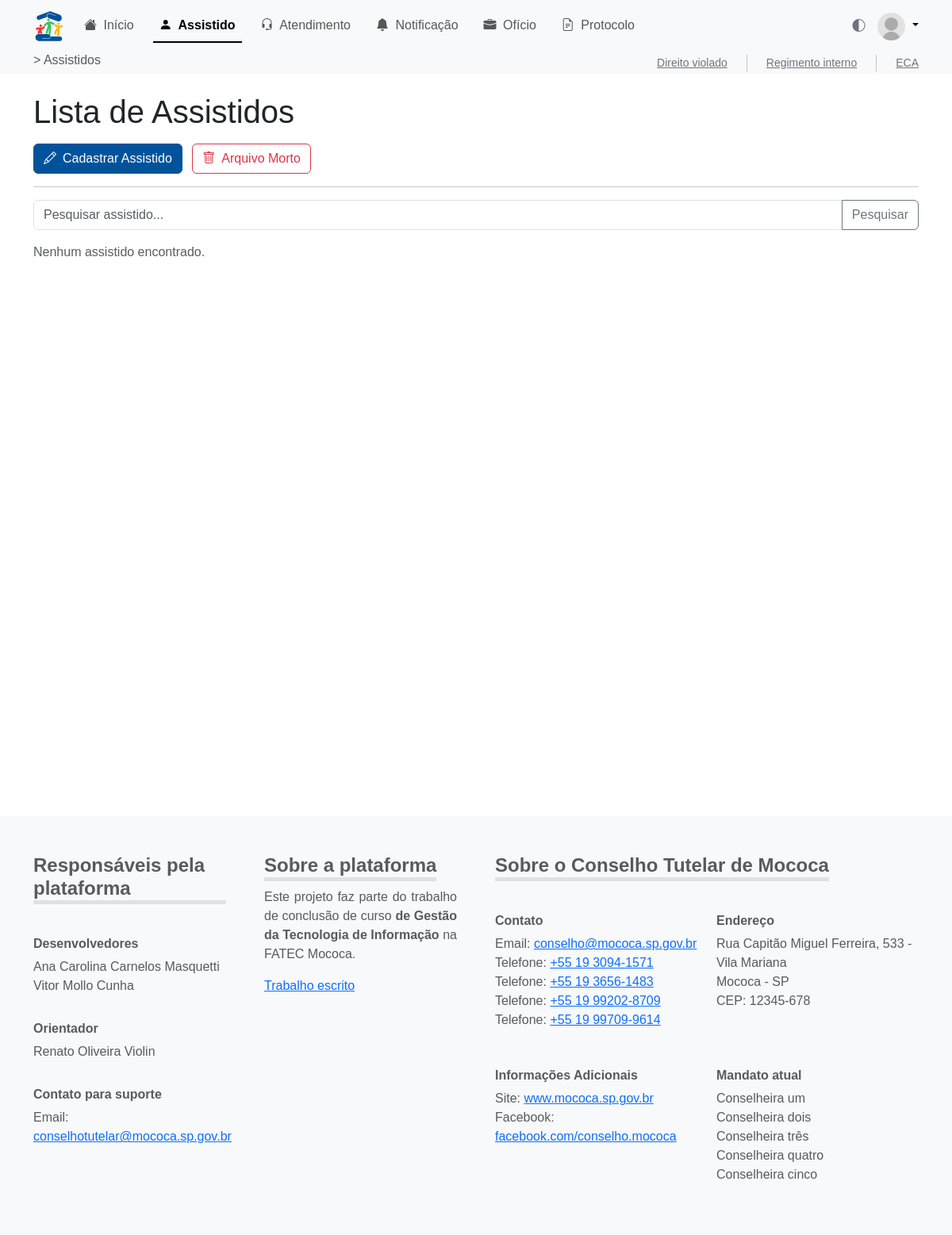
The page /assistido/ on the database as committed earlier.
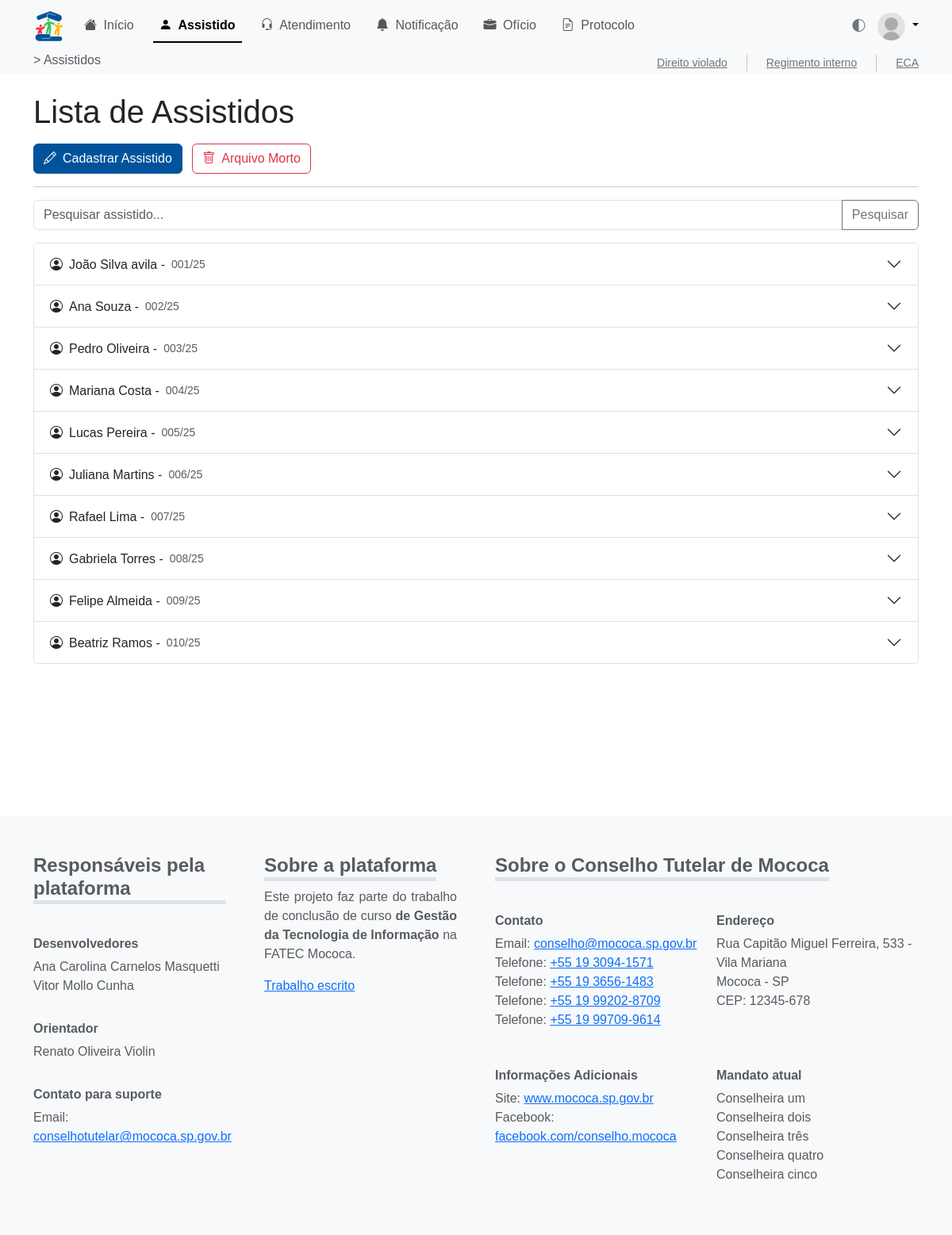
The same page on the database as committed later.
### assistido/models.py (models this page shows, shortened)
class Assistido(models.Model):
    id_assist = models.AutoField(primary_key=True)
    nmcompleto_assist = models.CharField(max_length=255)
    numero_assist = models.CharField(max_length=50, blank=True, null=True)
    dn_assist = models.DateField()  # Data de nascimento
    nmgenitor_assist = models.CharField(max_length=255, blank=True, null=True)
    nmgenitora_assist = models.CharField(max_length=255, blank=True, null=True)
    DTCADASTRO = models.DateTimeField(auto_now_add=True, verbose_name='Data de Cadastro')
    TIPOS_RESPONSAVEL = [
        ("tio", "Tio"),
        ("tia", "Tia"),
        ("avo", "Avô/Avó"),
        ("primo", "Primo/Prima"),
        ("outro", "Outro"),
    ]
    nmresponsavel_assist = models.CharField(
        max_length=50, choices=TIPOS_RESPONSAVEL, default="outro"
    )
    outro_responsavel = models.CharField(
        max_length=255, blank=True, null=True,
        help_text="Preencher se o tipo do responsável for 'Outro'."
    )
    escola_assist = models.CharField(max_length=255, blank=True, null=True)
    rua_assist = models.CharField(max_length=255, blank=True, null=True)
    bairro_assist = models.CharField(max_length=100, blank=True, null=True)
    cidade_assist = models.CharField(max_length=100, blank=True, null=True)
    numerocasa_assist = models.CharField(max_length=20, blank=True, null=True)
    nm_conselheiro = models.CharField(max_length=255, blank=True, null=True)
    gestante_assist = models.BooleanField(default=False)
    arquivomorto_assist = models.BooleanField(default=False)
    filaarquivomorto_assist = models.BooleanField(default=False)
    dtarquivomorto_assist = models.DateField(blank=True, null=True)

### assistido/views.py (the view)
# urls.py: path('', views.assistido_view, name='assistidos'),
def assistido_view(request):
    q = request.GET.get('q', '').strip()
    if q:
        assistidos = Assistido.objects.filter(nmcompleto_assist__icontains=q)
    else:
        assistidos = Assistido.objects.all()
    return render(request, 'assistido/assistidos.html', {
        'pagina_atual': 'assistidos',
        'page_title': 'Assistidos',
        'assistidos': assistidos,
        'request': request
    })

### assistido/templates/assistido/assistidos.html (shortened to what this page needs)
{% extends 'base.html' %}
{% block content %}
<main style="min-height: 57em;">
  <div class="container my-4">
    <h1 class="mb-3">Lista de Assistidos</h1>
    <a href="" class="btn btn-primary me-2">
      <i class="bi bi-pencil pe-2"></i>Cadastrar Assistido
    </a>
    <a href="" class="btn btn-outline-danger">
      <i class="bi bi-trash pe-2"></i>Arquivo Morto
    </a>
    <hr>
    <form method="get" class="mb-3">
      <div class="input-group">
        <input type="text" class="form-control" name="q" value="{{ request.GET.q|default:'' }}" placeholder="Pesquisar assistido...">
        <button class="btn btn-outline-secondary" type="submit">Pesquisar</button>
      </div>
    </form>
    <div class="accordion" id="assistidosAccordion">
      {% for a in assistidos %}
      <div class="accordion-item">
        <h2 class="accordion-header" id="heading{{ a.id_assist }}">
          <button class="accordion-button collapsed" type="button" data-bs-toggle="collapse"
            data-bs-target="#collapse{{ a.id_assist }}" aria-expanded="false" aria-controls="collapse{{ a.id_assist }}">
            <i class="bi bi-person-circle me-2"></i>
            {{ a.nmcompleto_assist }} - <small class="text-muted ms-2">{{ a.numero_assist }}/{{ a.DTCADASTRO|date:'y' }}</small>
          </button>
        </h2>
      </div>
      {% empty %}
      <p class="text-muted">Nenhum assistido encontrado.</p>
      {% endfor %}
    </div>
  </div>
</main>
{% endblock %}

### templates/base.html
{% include 'partials/head.html' %}
{% include 'partials/header.html' %}
{% block content %}{% endblock %}
{% include 'partials/bottom-code.html' %}

### core/templates/partials/head.html (shortened to what this page needs)
{% load static %}
<!DOCTYPE html>
<html lang="pt-br" data-bs-theme="light">
<head>
    <link rel="stylesheet" href="{% static 'css/main.css' %}">
</head>

### core/templates/partials/favicon.html (shortened to what this page needs)
{% load static %}

### core/templates/partials/header.html (shortened to what this page needs)
{% load static %}
<header class=" bg-body-tertiary">
        <div class="container">
            <nav class="navbar navbar-expand-lg">
                <a href="" class="navbar-brand d-lg-block d-none">
                    <img src="{% static 'img/logo/logo.light.svg' %}" alt="" width="40px">
                </a>
                <div class="collapse navbar-collapse" id="navbarNav">
                    {% include 'partials/navtop.html' %}
                </div>
                <div class="d-flex align-items-center gap-3 ">
                    <a class="d-none d-lg-flex" id="tema-interruptor" onclick="intTema()">
                        <i class="bi bi-circle-half"></i>
                    </a>
                    <div class="dropdown text-end">
                        <a href="" class="d-block link-body-emphasis text-decoration-none dropdown-toggle show"
                            aria-expanded="true" data-bs-toggle="dropdown">
                            <img src="{% static 'img/pfp/unknow.jpg' %}" alt="" width="35px" class="rounded-circle">
                        </a>
                    </div>
                </div>
            </nav>
        </div>
        <div class="container d-flex align-items-center justify-content-between">
            <h6 class="text-muted">>
                {% if page_title == "Início" %}
                    Início
                {% elif page_title == "Assistido" %}
                    Assistido
                {% elif page_title == "Assistidos" %}
                    Assistidos
                {% elif page_title == "Atendimento" %}
                    Atendimento
                {% elif page_title == "Atendimentos" %}
                    Atendimentos
                {% elif page_title == "Notificação" %}
                    Notificação
                {% elif page_title == "Ofício" %}
                    Ofício
                {% elif page_title == "Protocolo" %}
                    Protocolo
                {% elif page_title == "Atividade" %}
                    Atividade
                {% elif page_title == "Backup" %}
                    Backup
                {% elif page_title == "Configurações" %}
                    Configurações
                {% else %}
                    Conselho Tutelar
                {% endif %}
            </h6>
            <ul class="nav gap-4 flex-nowrap overflow-auto small">
                <li class="nav-item"><a href="#dvoffcanvas" class="link-secondary" data-bs-toggle="offcanvas"
                        role="button" aria-controls="dvoffcanvas">Direito violado</a></li>
                <li class="nav-item"><a href="#rioffcanvas" class="link-secondary" data-bs-toggle="offcanvas"
                        role="button" aria-controls="rioffcanvas">Regimento interno</a></li>
                <li class="nav-item"><a href="{% static 'pdf/eca_1ed.pdf' %}" target="_blank" class="link-secondary">ECA</a></li>
            </ul>
        </div>
    </header>

### core/templates/partials/navtop.html
<ul class="navbar-nav nav nav-underline">
    <li class="nav-item">
        <a class="nav-link {% if pagina_atual == 'dashboard' %}active{% endif %}" aria-current="page" href="{% url 'dashboard' %}">
            <i class="bi bi-house-fill pe-1"></i>
            Início
        </a>
    </li>
    <li class="nav-item">
        <a class="nav-link {% if pagina_atual == 'assistidos' %}active{% endif %}" href="{% url 'assistido:assistidos' %}">
            <i class="bi bi-person-fill pe-1"></i>
            Assistido
        </a>
    </li>
    <li class="nav-item">
        <a class="nav-link {% if pagina_atual == 'atendimento' %}active{% endif %}" href="{% url 'atendimento:atendimento' %}">
            <i class="bi bi-headset pe-1"></i>
            Atendimento
        </a>
    </li>
    <li class="nav-item">
        <a class="nav-link {% if pagina_atual == 'notificacao' %}active{% endif %}" href="{% url 'notificacao:notificacao' %}">
            <i class="bi bi-bell-fill pe-1"></i>
            Notificação
        </a>
    </li>
    <li class="nav-item">
        <a class="nav-link {% if pagina_atual == 'oficio' %}active{% endif %}" href="{% url 'oficio:oficios' %}">
            <i class="bi bi-briefcase-fill pe-1"></i>
            Ofício
        </a>
    </li>
    <li class="nav-item">
        <a class="nav-link {% if pagina_atual == 'protocolo' %}active{% endif %}" href="{% url 'protocolo:protocolos' %}">
            <i class="bi bi-file-earmark-text pe-1"></i>
            Protocolo
        </a>
    </li>
</ul>

### core/templates/partials/bottom-code.html (shortened to what this page needs)
{% load static %}
    {% include 'partials/rodape.html' %}
</body>
</html>

### core/templates/partials/rodape.html
    <footer class="--bs-secondary-color bg-body-tertiary text-body-secondary">
        <div class="container py-5">
            <div class="row g-5">
                <div class="col-12 col-lg-3">
                    <h4 class="border-bottom border-5 d-inline-block">Responsáveis pela plataforma</h4>
                    <h5>Desenvolvedores</h5>
                    <ul class="list-unstyled">
                        <li>Ana Carolina Carnelos Masquetti</li>
                        <li>Vitor Mollo Cunha</li>
                    </ul>
                    <h5>Orientador</h5>
                    <ul class="list-unstyled">
                        <li>Renato Oliveira Violin</li>
                    </ul>
                    <h5>Contato para suporte</h5>
                    <ul class="list-unstyled">
                        <li>Email: <a href="mailto:conselhotutelar@mococa.sp.gov.br">conselhotutelar@mococa.sp.gov.br</a></li>
                    </ul>
                </div>
                <div class="col-12 col-lg-3">
                    <h4 class="border-bottom border-5 d-inline-block">Sobre a plataforma</h4>
                    <p>Este projeto faz parte do trabalho de conclusão de curso <strong>de Gestão da Tecnologia de Informação</strong> na FATEC Mococa.</p>
                    <a href="">Trabalho escrito</a>
                </div>
                <div class="col-12 col-lg-6">
                    <h4 class="border-bottom border-5 d-inline-block">Sobre o Conselho Tutelar de Mococa</h4>
                    <div class="row">
                        <div class="col-6">
                            <h5>Contato</h5>
                            <ul class="list-unstyled">
                                <li>Email: <a href="mailto:conselho@mococa.sp.gov.br">conselho@mococa.sp.gov.br</a></li>
                                <li>Telefone: <a href="tel:+551930941571">+55 19 3094-1571</a></li>
                                <li>Telefone: <a href="tel:+551936561483">+55 19 3656-1483</a></li>
                                <li>Telefone: <a href="tel:+5519992028709">+55 19 99202-8709</a></li>
                                <li>Telefone: <a href="tel:+5519997099614">+55 19 99709-9614</a></li>
                            </ul>
                        </div>
                        <div class="col-6">
                            <h5>Endereço</h5>
                            <ul class="list-unstyled">
                                <li>Rua Capitão Miguel Ferreira, 533 - Vila Mariana</li>
                                <li>Mococa - SP</li>
                                <li>CEP: 12345-678</li>
                            </ul>
                        </div>
                        <div class="col-6">
                            <h5>Informações Adicionais</h5>
                            <ul class="list-unstyled">
                                <li>Site: <a href="https://www.mococa.sp.gov.br">www.mococa.sp.gov.br</a></li>
                                <li>Facebook: <a href="https://www.facebook.com/conselho.mococa">facebook.com/conselho.mococa</a></li>
                            </ul>
                        </div>
                        <div class="col-6">
                            <h5>Mandato atual</h5>
                            <ul class="list-unstyled">
                                <li>Conselheira um</li>
                                <li>Conselheira dois</li>
                                <li>Conselheira três</li>
                                <li>Conselheira quatro</li>
                                <li>Conselheira cinco</li>
                            </ul>
                        </div>
                    </div>
                </div>
            </div>
        </div>
    </footer>

### static/css/main.css (style rules this page uses)
html,body { height: 100%; }
#tema-interruptor { color: var(--bs-secondary); font-size: 1rem; cursor: pointer; }
footer h4 { font-size: 1.5rem; font-weight: 600; }
footer h5 { font-size: 1rem; font-weight: 600; margin-top: 2rem; }
footer p { text-align: justify; }

### static/css/custom.css (style rules this page uses)
:root { --bs-body-font-family: 'Nunito Sans', sans-serif !important; }
:root { --bs-primary: #00539b !important; --bs-primary-rgb: 0, 83, 155 !important; }
.btn-primary { background-color: var(--bs-primary); border-color: var(--bs-primary); }
[data-bs-theme="light"] { --bs-primary: #00539b !important; --bs-body-bg: #ffffff; }

Rows that differ between the two databases and show on the page:
added Assistido: nmcompleto_assist "João Silva avila", numero_assist "001", DTCADASTRO "25"
added Assistido: nmcompleto_assist "Ana Souza", numero_assist "002", DTCADASTRO "25"
added Assistido: nmcompleto_assist "Pedro Oliveira", numero_assist "003", DTCADASTRO "25"
added Assistido: nmcompleto_assist "Mariana Costa", numero_assist "004", DTCADASTRO "25"
added Assistido: nmcompleto_assist "Lucas Pereira", numero_assist "005", DTCADASTRO "25"
added Assistido: nmcompleto_assist "Juliana Martins", numero_assist "006", DTCADASTRO "25"
added Assistido: nmcompleto_assist "Rafael Lima", numero_assist "007", DTCADASTRO "25"
added Assistido: nmcompleto_assist "Gabriela Torres", numero_assist "008", DTCADASTRO "25"
added Assistido: nmcompleto_assist "Felipe Almeida", numero_assist "009", DTCADASTRO "25"
added Assistido: nmcompleto_assist "Beatriz Ramos", numero_assist "010", DTCADASTRO "25"
Other text that changed with them:
text no longer shown: "Nenhum assistido encontrado."
